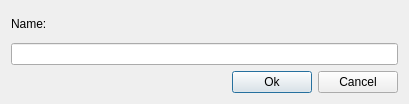
<?xml version="1.0" encoding="UTF-8"?>
<ui version="4.0">
 <class>RenameDialog</class>
 <widget class="QDialog" name="RenameDialog">
  <property name="geometry">
   <rect>
    <x>0</x>
    <y>0</y>
    <width>409</width>
    <height>104</height>
   </rect>
  </property>
  <property name="windowTitle">
   <string>Rename</string>
  </property>
  <layout class="QGridLayout" name="gridLayout">
   <item row="2" column="1">
    <layout class="QHBoxLayout" name="horizontalLayout">
     <item>
      <spacer name="horizontalSpacer">
       <property name="orientation">
        <enum>Qt::Horizontal</enum>
       </property>
       <property name="sizeHint" stdset="0">
        <size>
         <width>330</width>
         <height>19</height>
        </size>
       </property>
      </spacer>
     </item>
     <item>
      <widget class="QPushButton" name="btnOk">
       <property name="text">
        <string>Ok</string>
       </property>
      </widget>
     </item>
     <item>
      <widget class="QPushButton" name="btnCancel">
       <property name="text">
        <string>Cancel</string>
       </property>
      </widget>
     </item>
    </layout>
   </item>
   <item row="1" column="1">
    <widget class="QLineEdit" name="txtName"/>
   </item>
   <item row="0" column="1">
    <widget class="QLabel" name="lblName">
     <property name="text">
      <string>Name:</string>
     </property>
    </widget>
   </item>
  </layout>
 </widget>
 <tabstops>
  <tabstop>txtName</tabstop>
  <tabstop>btnOk</tabstop>
  <tabstop>btnCancel</tabstop>
 </tabstops>
 <resources/>
 <connections>
  <connection>
   <sender>btnOk</sender>
   <signal>clicked()</signal>
   <receiver>RenameDialog</receiver>
   <slot>accept()</slot>
   <hints>
    <hint type="sourcelabel">
     <x>250</x>
     <y>77</y>
    </hint>
    <hint type="destinationlabel">
     <x>204</x>
     <y>51</y>
    </hint>
   </hints>
  </connection>
  <connection>
   <sender>btnCancel</sender>
   <signal>clicked()</signal>
   <receiver>RenameDialog</receiver>
   <slot>reject()</slot>
   <hints>
    <hint type="sourcelabel">
     <x>350</x>
     <y>77</y>
    </hint>
    <hint type="destinationlabel">
     <x>204</x>
     <y>51</y>
    </hint>
   </hints>
  </connection>
 </connections>
</ui>
